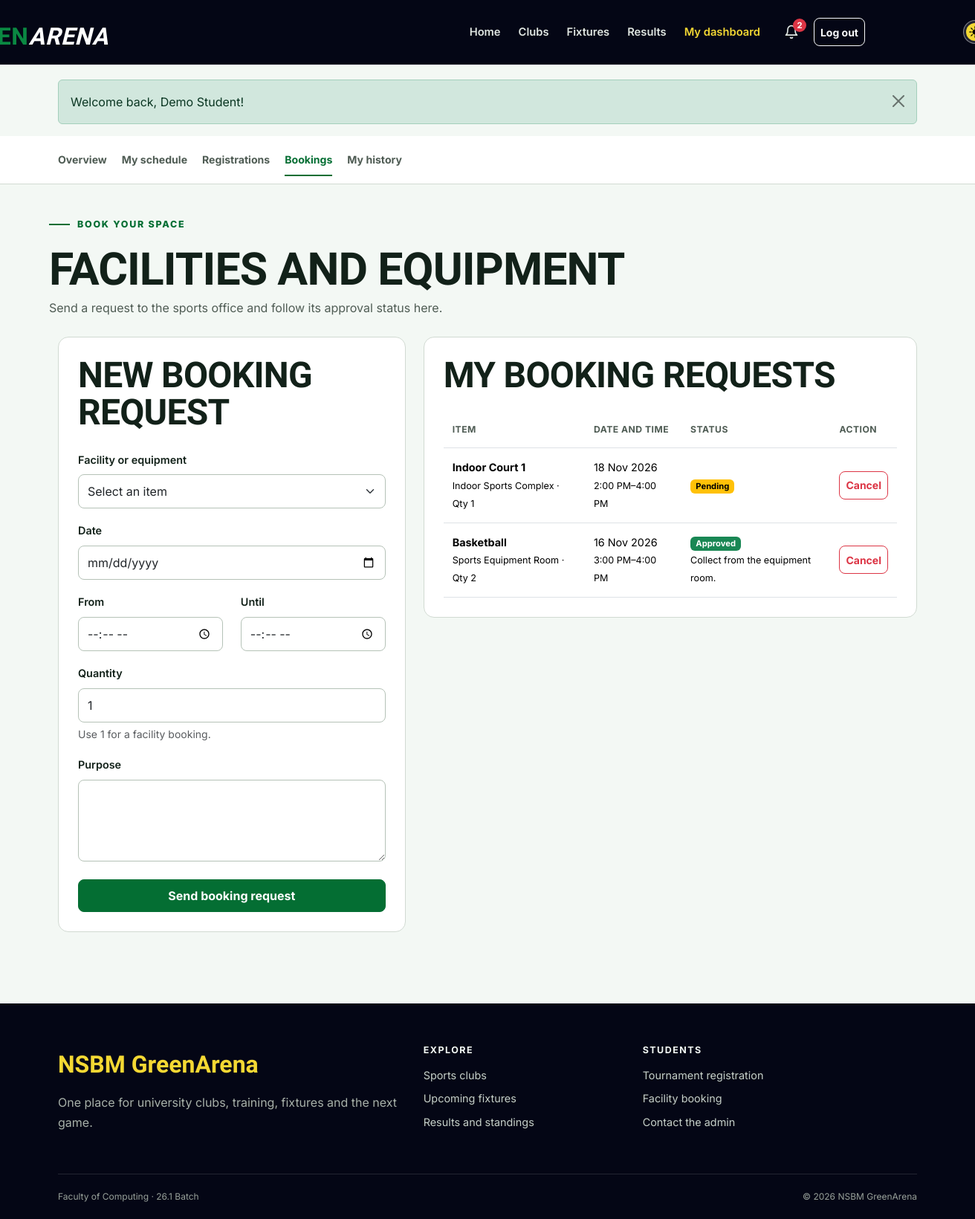
Page /student/bookings.php (signed in) on the committed database.
### tables this page shows
CREATE TABLE users (
    id INT UNSIGNED AUTO_INCREMENT PRIMARY KEY,
    student_id VARCHAR(20) NOT NULL UNIQUE,
    full_name VARCHAR(100) NOT NULL,
    email VARCHAR(120) NOT NULL UNIQUE,
    password_hash VARCHAR(255) NOT NULL,
    role ENUM('student', 'admin') NOT NULL DEFAULT 'student',
    created_at TIMESTAMP DEFAULT CURRENT_TIMESTAMP
);

CREATE TABLE bookings (
    id INT UNSIGNED AUTO_INCREMENT PRIMARY KEY,
    user_id INT UNSIGNED NOT NULL,
    facility_id INT UNSIGNED NOT NULL,
    booking_date DATE NOT NULL,
    start_time TIME NOT NULL,
    end_time TIME NOT NULL,
    quantity SMALLINT UNSIGNED NOT NULL DEFAULT 1,
    purpose VARCHAR(255) NOT NULL,
    status ENUM('pending', 'approved', 'rejected', 'cancelled') NOT NULL DEFAULT 'pending',
    admin_note VARCHAR(255) NULL,
    created_at TIMESTAMP DEFAULT CURRENT_TIMESTAMP,
    FOREIGN KEY (user_id) REFERENCES users(id) ON DELETE CASCADE,
    FOREIGN KEY (facility_id) REFERENCES facilities(id) ON DELETE CASCADE
);

CREATE TABLE facilities (
    id INT UNSIGNED AUTO_INCREMENT PRIMARY KEY,
    name VARCHAR(100) NOT NULL,
    type ENUM('facility', 'equipment') NOT NULL,
    location VARCHAR(120) NOT NULL,
    total_units SMALLINT UNSIGNED NOT NULL DEFAULT 1,
    status ENUM('active', 'maintenance') NOT NULL DEFAULT 'active'
);

### includes/auth.php (called while the page is built, shortened)
<?php
function current_user()
{
    $user = fetch_one('SELECT id, student_id, full_name, email, role FROM users WHERE id = ?', [$_SESSION['user_id']]);
    return $user;
}

### student/bookings.php (the view, shortened to what this page needs)
<?php
$userId = current_user()['id'];
$errors = [];
$values = ['facility_id' => '', 'booking_date' => '', 'start_time' => '', 'end_time' => '', 'quantity' => '1', 'purpose' => ''];
$activePage = 'dashboard';
$bookings = fetch_all('SELECT b.*, f.name, f.type, f.location
    FROM bookings b
    JOIN facilities f ON f.id = b.facility_id
    WHERE b.user_id = ?
    ORDER BY b.booking_date DESC, b.start_time DESC', [$userId]);
include __DIR__ . '/../includes/header.php';
include __DIR__ . '/../includes/student_nav.php';
?>
<div class="container dashboard-head"><span class="section-kicker">Book your space</span>
    <h1>Facilities and equipment</h1>
    <p>Send a request to the sports office and follow its approval status here.</p>
</div>
<div class="container dashboard-content">
    <div class="row g-4">
        <div class="col-lg-5">
            <section class="content-panel">
                <h2 class="mb-4">New booking request</h2><?php if ($errors): ?>
                    <div class="alert alert-danger">
                        <ul class="mb-0"><?php foreach ($errors as $error): ?>
                                <li><?= e($error) ?></li><?php endforeach; ?>
                        </ul>
                </div><?php endif; ?>
                <form method="post" class="needs-validation" novalidate><input type="hidden" name="action" value="create">
                    <div class="mb-3">
                        <label class="form-label" for="facility_id">Facility or equipment</label>
                        <select class="form-select" id="facility_id" name="facility_id" required>
                            <option value="">Select an item</option>
                        </select>
                    </div>
                    <div class="mb-3">
                        <label class="form-label" for="booking_date">Date</label>
                        <input class="form-control" type="date" id="booking_date" name="booking_date" value="<?= e($values['booking_date']) ?>" data-future-date required>
                    </div>
                    <div class="row">
                        <div class="col-6 mb-3">
                            <label class="form-label" for="start_time">From</label>
                            <input class="form-control" type="time" id="start_time" name="start_time" value="<?= e($values['start_time']) ?>" required>
                        </div>
                        <div class="col-6 mb-3">
                            <label class="form-label" for="end_time">Until</label>
                            <input class="form-control" type="time" id="end_time" name="end_time" value="<?= e($values['end_time']) ?>" required>
                        </div>
                    </div>
                    <div class="mb-3">
                        <label class="form-label" for="quantity">Quantity</label>
                        <input class="form-control" type="number" id="quantity" name="quantity" value="<?= e($values['quantity']) ?>" min="1" required>
                        <div class="form-text">Use 1 for a facility booking.</div>
                    </div>
                    <div class="mb-4">
                        <label class="form-label" for="purpose">Purpose</label>
                        <textarea class="form-control" id="purpose" name="purpose" minlength="3" maxlength="255" required><?= e($values['purpose']) ?></textarea>
                    </div>
                    <button class="btn btn-sport w-100" type="submit">Send booking request</button>
                </form>
            </section>
        </div>
        <div class="col-lg-7">
            <section class="content-panel">
                <h2 class="mb-4">My booking requests</h2><?php if ($bookings): ?>
                    <div class="table-responsive">
                        <table class="table">
                            <thead>
                                <tr>
                                    <th>Item</th>
                                    <th>Date and time</th>
                                    <th>Status</th>
                                    <th>Action</th>
                                </tr>
                            </thead>
                            <tbody>
                                <?php foreach ($bookings as $booking): ?>
                                    <tr>
                                        <td><strong><?= e($booking['name']) ?></strong><br><small><?= e($booking['location']) ?> · Qty <?= $booking['quantity'] ?></small></td>
                                        <td><?= format_date($booking['booking_date']) ?><br><small><?= format_time($booking['start_time']) ?>–<?= format_time($booking['end_time']) ?></small></td>
                                        <td><?= status_badge($booking['status']) ?>
                                            <?php if ($booking['admin_note']): ?><br><small><?= e($booking['admin_note']) ?></small>
                                        <?php endif; ?></td>
                                        <td><?php if (in_array($booking['status'], ['pending', 'approved'])): ?>
                                                <form method="post">
                                                    <button class="btn btn-sm btn-outline-danger" type="submit" data-confirm="Cancel this booking request?">Cancel</button>
                                            </form><?php else: ?>—<?php endif; ?></td>
                                </tr><?php endforeach; ?>
                            </tbody>
                        </table>
                </div><?php else: ?><p>You have not made any booking requests.</p><?php endif; ?>
            </section>
        </div>
    </div>
</div>
<?php include __DIR__ . '/../includes/footer.php'; ?>

### includes/header.php (shortened to what this page needs)
<?php
$activePage = $activePage ?? '';
$bodyClass = $bodyClass ?? '';
$user = current_user();
$flashes = get_flashes();
$unreadNotifications = $user ? unread_count($user['id']) : 0;
?>
<!doctype html>
<html lang="en">
    <head>
        <link href="https://cdn.jsdelivr.net/npm/bootstrap@5.3.3/dist/css/bootstrap.min.css" rel="stylesheet">
        <link href="<?= e(asset('css/style.css')) ?>" rel="stylesheet">
        <link href="<?= e(asset('css/theme.css')) ?>" rel="stylesheet">
    </head>
    <body class="<?= e($bodyClass) ?>">
        <header>
            <nav class="navbar navbar-expand-lg navbar-dark site-navbar" aria-label="Main navigation">
                <div class="container">
                    <a class="navbar-brand brand" href="<?= e(url('index.php')) ?>" aria-label="NSBM GreenArena home">
                        <span class="green-arena-title"><span class="t-nsbm">  NSBM</span><span class="t-green">GREEN</span><span class="t-arena">ARENA</span></span>
                    </a>
                    <div class="collapse navbar-collapse" id="mainNav">
                        <ul class="navbar-nav ms-auto align-items-lg-center">
                            <li class="nav-item"><a class="nav-link <?= active_class('home', $activePage) ?>" href="<?= e(url('index.php')) ?>">Home</a></li>
                            <li class="nav-item"><a class="nav-link <?= active_class('clubs', $activePage) ?>" href="<?= e(url('clubs.php')) ?>">Clubs</a></li>
                            <li class="nav-item"><a class="nav-link <?= active_class('fixtures', $activePage) ?>" href="<?= e(url('fixtures.php')) ?>">Fixtures</a></li>
                            <li class="nav-item"><a class="nav-link <?= active_class('results', $activePage) ?>" href="<?= e(url('results.php')) ?>">Results</a></li>
                            <?php if ($user): ?>
                                <li class="nav-item"><a class="nav-link <?= active_class('dashboard', $activePage) ?>" href="<?= e(url($user['role'] === 'admin' ? 'admin/index.php' : 'student/dashboard.php')) ?>"><?= $user['role'] === 'admin' ? 'Admin panel' : 'My dashboard' ?></a></li>
                                <li class="nav-item ms-lg-2">
                                    <a class="nav-link notification-bell <?= active_class('notifications', $activePage) ?>" href="<?= e(url('notifications.php')) ?>" aria-label="Notifications">
                                        <svg width="20" height="20" viewBox="0 0 24 24" fill="none" stroke="currentColor" stroke-width="2" stroke-linecap="round" stroke-linejoin="round" aria-hidden="true"><path d="M18 8a6 6 0 0 0-12 0c0 7-3 9-3 9h18s-3-2-3-9"/><path d="M13.7 21a2 2 0 0 1-3.4 0"/></svg>
                                        <span class="notification-badge" id="notification-count" <?= $unreadNotifications > 0 ? '' : 'hidden' ?>><?= $unreadNotifications ?></span>
                                    </a>
                                </li>
                                <li class="nav-item ms-lg-2">
                                    <form action="<?= e(url('logout.php')) ?>" method="post" class="m-0">
                                        <button class="btn btn-sm btn-outline-light w-100" type="submit">Log out</button>
                                    </form>
                                </li>
                            <?php else: ?>
                                <li class="nav-item"><a class="nav-link <?= active_class('login', $activePage) ?>" href="<?= e(url('login.php')) ?>">Log in</a></li>
                                <li class="nav-item ms-lg-2 mt-2 mt-lg-0"><a class="btn btn-sm btn-sport" href="<?= e(url('register.php')) ?>">Join GreenArena</a></li>
                            <?php endif; ?>
                            <li class="nav-item ms-lg-2 mt-2 mt-lg-0">
                                <button class="theme-switch" id="theme-toggle" type="button" role="switch" aria-checked="false" aria-label="Dark mode">
                                    <img class="switch-icon icon-sun" src="<?= e(asset('img/sun.png')) ?>" alt="">
                                </button>
                            </li>
                        </ul>
                    </div>
                </div>
            </nav>
        </header>
        <main id="main-content">
            <?php if ($flashes): ?>
                <div class="container flash-container" aria-live="polite">
                    <?php foreach ($flashes as $message): ?>
                        <div class="alert alert-<?= e($message['type']) ?> alert-dismissible fade show" role="alert">
                            <?= e($message['message']) ?>
                            <button type="button" class="btn-close" data-bs-dismiss="alert" aria-label="Close"></button>
                        </div>
                    <?php endforeach; ?>
                </div>
            <?php endif; ?>

### includes/functions.php (shortened to what this page needs)
<?php
function e($value)
{
    return htmlspecialchars($value ?? '', ENT_QUOTES);
}
function url($path = '')
{
    return BASE_PATH . '/' . ltrim($path, '/');
}
function asset($path)
{
    return url('assets/' . ltrim($path, '/'));
}
function run_query($sql, $params = [])
{
    global $connection;
    $statement = mysqli_prepare($connection, $sql);
    if (count($params) > 0) {
        $types = str_repeat('s', count($params));
        mysqli_stmt_bind_param($statement, $types, ...$params);
    }
    if (!mysqli_stmt_execute($statement)) {
        die('SQL error: ' . mysqli_stmt_error($statement));
    }
    return $statement;
}
function fetch_all($sql, $params = [])
{
    $statement = run_query($sql, $params);
    $result = mysqli_stmt_get_result($statement);
    return mysqli_fetch_all($result, MYSQLI_ASSOC);
}
function fetch_one($sql, $params = [])
{
    $rows = fetch_all($sql, $params);
    if (count($rows) > 0) {
        return $rows[0];
    }
    return false;
}
function get_flashes()
{
    $messages = $_SESSION['flash'] ?? [];
    return $messages;
}
function format_date($date, $format = 'd M Y')
{
    if ($date) {
        return date($format, strtotime($date));
    }
    return 'Not set';
}
function format_time($time)
{
    if ($time) {
        return date('g:i A', strtotime($time));
    }
    return 'Not set';
}
function status_badge($status)
{
    $classes = [
        'approved' => 'success',
        'active' => 'success',
        'completed' => 'success',
        'registered' => 'success',
        'ongoing' => 'info',
        'scheduled' => 'info',
        'pending' => 'warning',
        'upcoming' => 'warning',
        'rejected' => 'danger',
        'cancelled' => 'danger',
        'maintenance' => 'danger',
        'inactive' => 'secondary',
        'withdrawn' => 'secondary',
    ];
    $class = $classes[$status] ?? 'secondary';
    return '<span class="badge text-bg-' . $class . '">' . e(ucfirst($status)) . '</span>';
}
function active_class($page, $activePage)
{
    if ($page === $activePage) {
        return 'active';
    }
    return '';
}
function notifications_ready()
{
    global $connection;
    static $ready = null;
    if ($ready === null) {
        $result = mysqli_query($connection, "SHOW TABLES LIKE 'notifications'");
        $ready = $result && mysqli_num_rows($result) > 0;
    }
    return $ready;
}
function unread_count($userId)
{
    if (!notifications_ready()) {
        return 0;
    }
    return (int) fetch_one('SELECT COUNT(*) AS total FROM notifications WHERE user_id = ? AND is_read = 0', [$userId])['total'];
}

### rows in the picture
users: id "2"
bookings: facility.name "Indoor Court 1", facility.location "Indoor Sports Complex", quantity "1", booking_date "18 Nov 2026", start_time "2:00 PM", end_time "4:00 PM", status "Pending"
bookings: facility.name "Basketball", facility.location "Sports Equipment Room", quantity "2", booking_date "16 Nov 2026", start_time "3:00 PM", end_time "4:00 PM", status "Approved", admin_note "Collect from the equipment room."

### other values in the picture
$message['message'] "Welcome back, Demo Student!"
